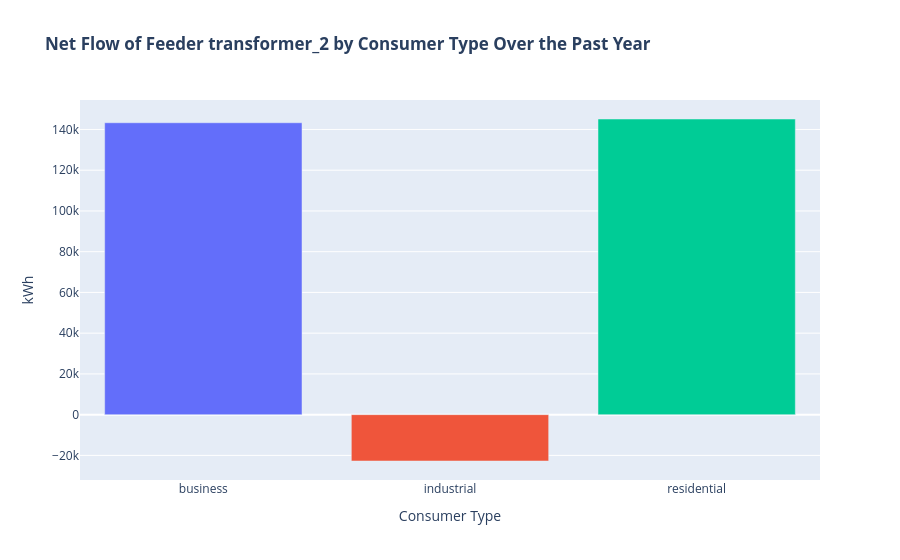

Notebook source saved alongside this figure:
### Code cell
# Plot the results.
net_flow_bar(df_past_year, title="<b>Net Flow of Feeder {} by Consumer Type Over the Past Year<b>"\
             .format(grid_element_id))

### Figure 1 — Plotly figure (JSON) as saved in the notebook; plotly's stock layout.template omitted (floating-point values rounded to 4 significant figures)
{"data": [{"alignmentgroup": "True", "hovertemplate": "Consumer Type=%{x}<br>kWh=%{y}<extra></extra>", "legendgroup": "business", "marker": {"color": "#636efa", "pattern": {"shape": ""}}, "name": "business", "offsetgroup": "business", "orientation": "v", "showlegend": true, "textposition": "auto", "type": "bar", "x": ["business"], "xaxis": "x", "y": [143300.0], "yaxis": "y"}, {"alignmentgroup": "True", "hovertemplate": "Consumer Type=%{x}<br>kWh=%{y}<extra></extra>", "legendgroup": "industrial", "marker": {"color": "#EF553B", "pattern": {"shape": ""}}, "name": "industrial", "offsetgroup": "industrial", "orientation": "v", "showlegend": true, "textposition": "auto", "type": "bar", "x": ["industrial"], "xaxis": "x", "y": [-22750.0], "yaxis": "y"}, {"alignmentgroup": "True", "hovertemplate": "Consumer Type=%{x}<br>kWh=%{y}<extra></extra>", "legendgroup": "residential", "marker": {"color": "#00cc96", "pattern": {"shape": ""}}, "name": "residential", "offsetgroup": "residential", "orientation": "v", "showlegend": true, "textposition": "auto", "type": "bar", "x": ["residential"], "xaxis": "x", "y": [145100.0], "yaxis": "y"}], "layout": {"barmode": "relative", "legend": {"title": {"text": "Consumer Type"}, "tracegroupgap": 0}, "showlegend": false, "title": {"text": "<b>Net Flow of Feeder transformer_2 by Consumer Type Over the Past Year<b>"}, "xaxis": {"anchor": "y", "categoryarray": ["business", "industrial", "residential"], "categoryorder": "array", "domain": [0, 1], "title": {"text": "Consumer Type"}}, "yaxis": {"anchor": "x", "domain": [0, 1], "title": {"text": "kWh"}}}}
